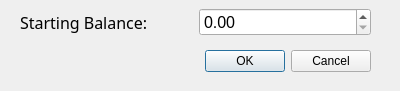
<?xml version="1.0" encoding="UTF-8"?>
<ui version="4.0">
 <class>AccountDialog</class>
 <widget class="QDialog" name="AccountDialog">
  <property name="geometry">
   <rect>
    <x>0</x>
    <y>0</y>
    <width>400</width>
    <height>91</height>
   </rect>
  </property>
  <property name="windowTitle">
   <string>Dialog</string>
  </property>
  <widget class="QWidget" name="layoutWidget">
   <property name="geometry">
    <rect>
     <x>20</x>
     <y>0</y>
     <width>351</width>
     <height>81</height>
    </rect>
   </property>
   <layout class="QGridLayout" name="gridLayout">
    <item row="0" column="0">
     <layout class="QHBoxLayout" name="horizontalLayout">
      <item>
       <widget class="QLabel" name="label">
        <property name="font">
         <font>
          <family>Bahnschrift SemiLight</family>
          <pointsize>12</pointsize>
         </font>
        </property>
        <property name="text">
         <string>Starting Balance:</string>
        </property>
       </widget>
      </item>
      <item>
       <widget class="QDoubleSpinBox" name="doubleSpinBox">
        <property name="font">
         <font>
          <pointsize>12</pointsize>
         </font>
        </property>
        <property name="maximum">
         <double>1000000000.000000000000000</double>
        </property>
       </widget>
      </item>
     </layout>
    </item>
    <item row="1" column="0">
     <widget class="QDialogButtonBox" name="buttonBox">
      <property name="standardButtons">
       <set>QDialogButtonBox::Cancel|QDialogButtonBox::Ok</set>
      </property>
     </widget>
    </item>
   </layout>
  </widget>
 </widget>
 <resources/>
 <connections/>
</ui>
